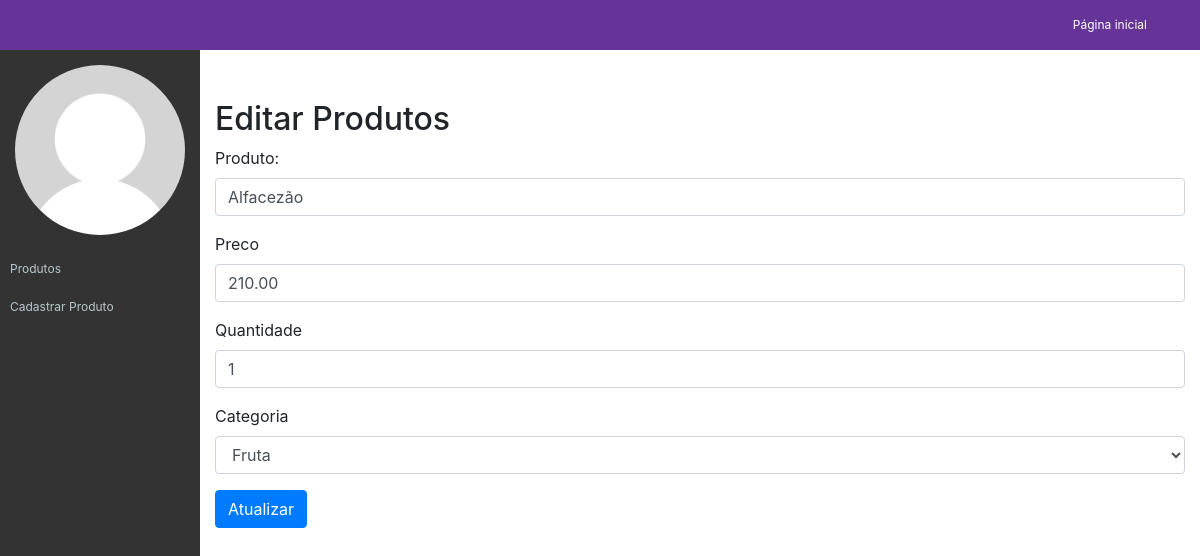
The app's page /lojaoadramzao/app/views/admin/editar-produto.php?acao=editar&id=1 with its own data.
### tables this page shows
CREATE TABLE `tb_produtos` (
  `id` int(11) NOT NULL,
  `nome` varchar(32) NOT NULL,
  `preco` decimal(10,2) NOT NULL,
  `categoria` varchar(32) NOT NULL,
  `estoque` int(11) NOT NULL
);

### lojaoadramzao/app/models/Conexao.php (called while the page is built, shortened)
<?php
class Conexao {
    public static $conexao = null;
    public static function getConexao(){
        try{
            if(self::$conexao == null){
                self::$conexao = new PDO("mysql:host=".self::HOST.";dbname=".self::NOMEBANCO.";charset=utf8", self::USUARIO, self::SENHA);
                self::$conexao->setAttribute(PDO::ATTR_ERRMODE, PDO::ERRMODE_EXCEPTION);
            }
            return self::$conexao;
        }catch(PDOException $e){
            die("Falhou a conexao ou ocorreu um erro banco: " . $e->getMessage());
        }
    }
}

### lojaoadramzao/app/models/CrudProdutos.php (called while the page is built, shortened)
<?php
require_once "Conexao.php";
require_once "Produto.php";
class CrudProdutos
{
    private $conexao;
    public function __construct()
    {
        $this->conexao = Conexao::getConexao();
    }
    public function getProduto(int $id)
    {
        $consulta = $this->conexao->query("SELECT * FROM tb_produtos WHERE id = $id");
        $produto = $consulta->fetch(PDO::FETCH_ASSOC);
        return new Produto($produto['nome'], $produto['preco'], $produto['estoque'], $produto['categoria'], $produto['id']);
    }
}

### lojaoadramzao/app/models/Produto.php (called while the page is built, shortened)
<?php
require_once "Conexao.php";
class Produto {
    public function __construct($nome, $preco, $estoque, $categoria, $id = null){
        $this->nome = $nome;
        $this->preco = $preco;
        $this->estoque = $estoque;
    }
}

### lojaoadramzao/app/views/admin/editar-produto.php (the view, shortened to what this page needs)
    <?php
    require_once "cabecalho.php";
    require_once __DIR__."/../../models/CrudProdutos.php";
    require_once __DIR__."/../../models/Produto.php";
    $crud = new CrudProdutos();
    $produto = $crud->getProduto($_GET['id']);
    ?>
<h2>Editar Produtos</h2>
<form action="../../controllers/controladorProduto.php?acao=editar" method="post">
    <div class="form-group">
        <label for="produto">Produto:</label>
        <input value="<?= $produto->nome ?>" name="nome" type="text" class="form-control" id="produto" aria-describedby="nome produto" placeholder="">
    </div>
    <div class="form-group">
        <label for="preco">Preco</label>
        <input value="<?= $produto->preco ?>" name="preco" type="number" step="0.01" class="form-control" id="preco" placeholder="">
    </div>
    <div class="form-group">
        <label for="quantidade">Quantidade</label>
        <input value="<?= $produto->estoque ?>"name="quantidade" type="number" class="form-control" id="quantidade" placeholder="">
    </div>
    <div class="form-group">
        <label for="Categoria">Categoria</label>
        <select name="categoria" class="form-control" id="Categoria">
            <option>Fruta</option>
        </select>
    </div>
    <button type="submit" class="btn btn-primary">Atualizar</button>
</form>

### lojaoadramzao/assets/css/ifc-style.css (style rules this page uses)
body { padding-top: 55px; }
@media (min-width: 992px) { body { padding-top: 55px; } }

### records on screen
tb_produtos: nome "Alfacezão", preco "210.00", quantidade "1"
